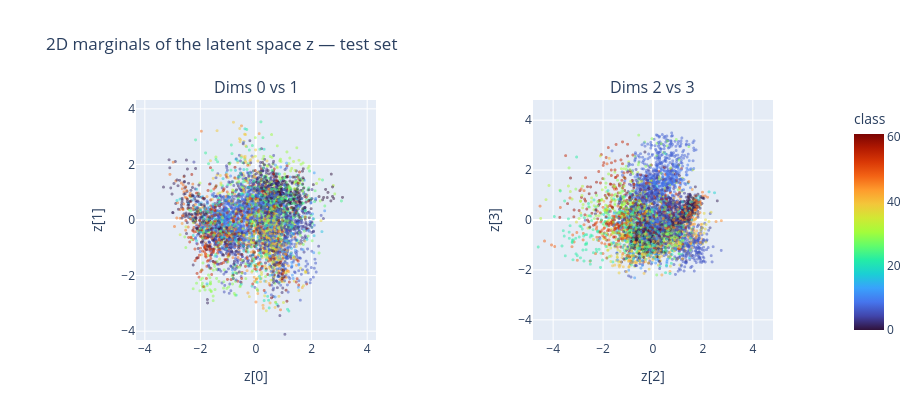

The notebook cell saved with this chart:
### Markdown cell above
## 11. 2D marginals of the latent space (for the presentation)

Projects all test set examples into the latent space
and plots scatter plots of pairs of dimensions colored by class.
This shows whether the VAE learned a good class-separated representation.

### Code cell
@torch.no_grad()
def plot_latent_marginals(model, loader, device, n_pairs=None, max_samples=5000):
    """
    Plots scatter plots of pairs of latent space dimensions.
    Each point is colored by the image class.
    """
    model.eval()
    all_z, all_labels = [], []

    for images, labels in loader:
        x = image_to_vec(images.to(device))
        z = model.encode(x)   # uses only mu, no noise
        all_z.append(z.cpu())
        all_labels.append(labels)
        if sum(len(b) for b in all_z) >= max_samples:
            break

    Z      = torch.cat(all_z)[:max_samples].numpy()
    labels = torch.cat(all_labels)[:max_samples].numpy()

    # derive n_pairs from the actual latent dimension
    latent_dim = Z.shape[1]
    if n_pairs is None:
        n_pairs = latent_dim // 2
    n_pairs = min(n_pairs, latent_dim // 2)  # safety clamp

    # plot n_pairs pairs of dimensions: (0,1), (2,3), ...
    titles = [f'Dims {2 * i} vs {2 * i + 1}' for i in range(n_pairs)]
    # equal width per subplot so each panel is rendered as a square
    panel_px = 420
    fig = make_subplots(rows=1, cols=n_pairs, subplot_titles=titles,
                        horizontal_spacing=0.06)

    for i in range(n_pairs):
        d1, d2 = 2 * i, 2 * i + 1
        # per-pair symmetric range: same for x and y so axes are equal
        pair_max = float(max(np.abs(Z[:, d1]).max(), np.abs(Z[:, d2]).max()))
        r = pair_max * 1.05
        ax_range = [-r, r]
        fig.add_trace(
            go.Scattergl(
                x=Z[:, d1], y=Z[:, d2], mode='markers',
                marker=dict(size=3, color=labels, colorscale='Turbo',
                            opacity=0.5, cmin=0, cmax=61,
                            showscale=(i == n_pairs - 1),
                            colorbar=dict(title='class')),
                showlegend=False,
            ),
            row=1, col=i + 1,
        )
        fig.update_xaxes(title_text=f'z[{d1}]', range=ax_range,
                         constrain='domain', row=1, col=i + 1)
        fig.update_yaxes(title_text=f'z[{d2}]', range=ax_range,
                         constrain='domain',
                         scaleanchor=f'x{i + 1}' if i > 0 else 'x',
                         scaleratio=1, row=1, col=i + 1)

    fig.update_layout(
        title_text='2D marginals of the latent space z — test set',
        width=panel_px * n_pairs + 80, height=panel_px,
    )
    os.makedirs(RESULTS_DIR, exist_ok=True)
    fig.write_image(os.path.join(RESULTS_DIR, 'latent_marginals.png'), scale=2)
    fig.show()

# Prefer the best checkpoint; if it is missing, fall back to the in-memory model
if os.path.exists(os.path.join(CKPT_DIR, 'vae_best.ckpt')):
    plot_model, _ = load_checkpoint('vae_best.ckpt')
elif 'model' in globals():
    print('vae_best.ckpt not found — using the in-memory model from the last run.')
    plot_model = model
else:
    raise FileNotFoundError(
        'No vae_best.ckpt and no model in memory. '
        'Run the training cell first.'
    )

plot_latent_marginals(plot_model, test_loader, device)

### Figure 1 — Plotly figure (JSON) as saved in the notebook; plotly's stock layout.template omitted (floating-point values rounded to 4 significant figures; data arrays with more than 128 entries replaced by an {"elided": "..."} marker saying what was removed)
{"data": [{"marker": {"cmax": 61, "cmin": 0, "color": {"elided": "5000 int values"}, "colorbar": {"title": {"text": "class"}}, "colorscale": [[0, "#30123b"], [0.07143, "#4145ab"], [0.1429, "#4675ed"], [0.2143, "#39a2fc"], [0.2857, "#1bcfd4"], [0.3571, "#24eca6"], [0.4286, "#61fc6c"], [0.5, "#a4fc3b"], [0.5714, "#d1e834"], [0.6429, "#f3c63a"], [0.7143, "#fe9b2d"], [0.7857, "#f36315"], [0.8571, "#d93806"], [0.9286, "#b11901"], [1, "#7a0402"]], "opacity": 0.5, "showscale": false, "size": 3}, "mode": "markers", "showlegend": false, "type": "scattergl", "x": {"elided": "5000 float values"}, "xaxis": "x", "y": {"elided": "5000 float values"}, "yaxis": "y"}, {"marker": {"cmax": 61, "cmin": 0, "color": {"elided": "5000 int values"}, "colorbar": {"title": {"text": "class"}}, "colorscale": [[0, "#30123b"], [0.07143, "#4145ab"], [0.1429, "#4675ed"], [0.2143, "#39a2fc"], [0.2857, "#1bcfd4"], [0.3571, "#24eca6"], [0.4286, "#61fc6c"], [0.5, "#a4fc3b"], [0.5714, "#d1e834"], [0.6429, "#f3c63a"], [0.7143, "#fe9b2d"], [0.7857, "#f36315"], [0.8571, "#d93806"], [0.9286, "#b11901"], [1, "#7a0402"]], "opacity": 0.5, "showscale": true, "size": 3}, "mode": "markers", "showlegend": false, "type": "scattergl", "x": {"elided": "5000 float values"}, "xaxis": "x2", "y": {"elided": "5000 float values"}, "yaxis": "y2"}], "layout": {"annotations": [{"font": {"size": 16}, "showarrow": false, "text": "Dims 0 vs 1", "x": 0.235, "xanchor": "center", "xref": "paper", "y": 1, "yanchor": "bottom", "yref": "paper"}, {"font": {"size": 16}, "showarrow": false, "text": "Dims 2 vs 3", "x": 0.765, "xanchor": "center", "xref": "paper", "y": 1, "yanchor": "bottom", "yref": "paper"}], "height": 420, "title": {"text": "2D marginals of the latent space z — test set"}, "width": 920, "xaxis": {"anchor": "y", "constrain": "domain", "domain": [0, 0.47], "range": [-4.318, 4.318], "title": {"text": "z[0]"}}, "xaxis2": {"anchor": "y2", "constrain": "domain", "domain": [0.53, 1], "range": [-4.808, 4.808], "title": {"text": "z[2]"}}, "yaxis": {"anchor": "x", "constrain": "domain", "domain": [0, 1], "range": [-4.318, 4.318], "scaleanchor": "x", "scaleratio": 1, "title": {"text": "z[1]"}}, "yaxis2": {"anchor": "x2", "constrain": "domain", "domain": [0, 1], "range": [-4.808, 4.808], "scaleanchor": "x2", "scaleratio": 1, "title": {"text": "z[3]"}}}}
